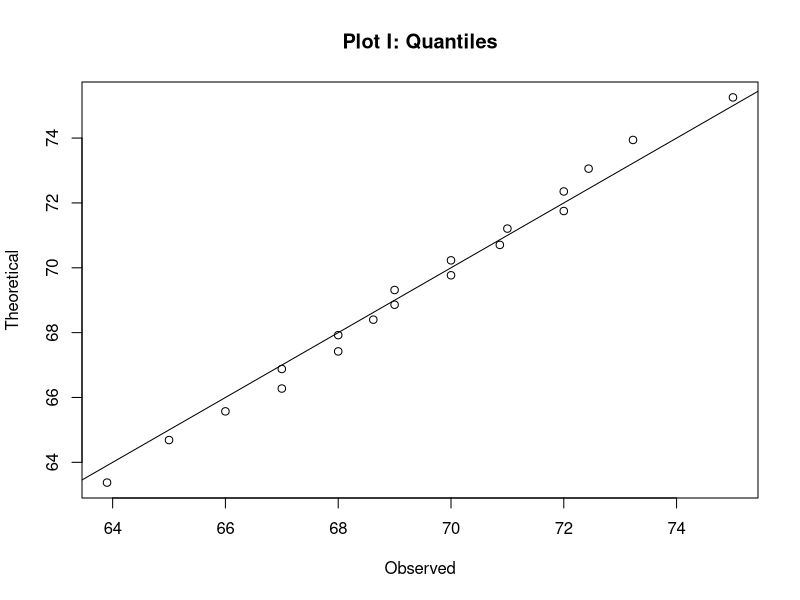
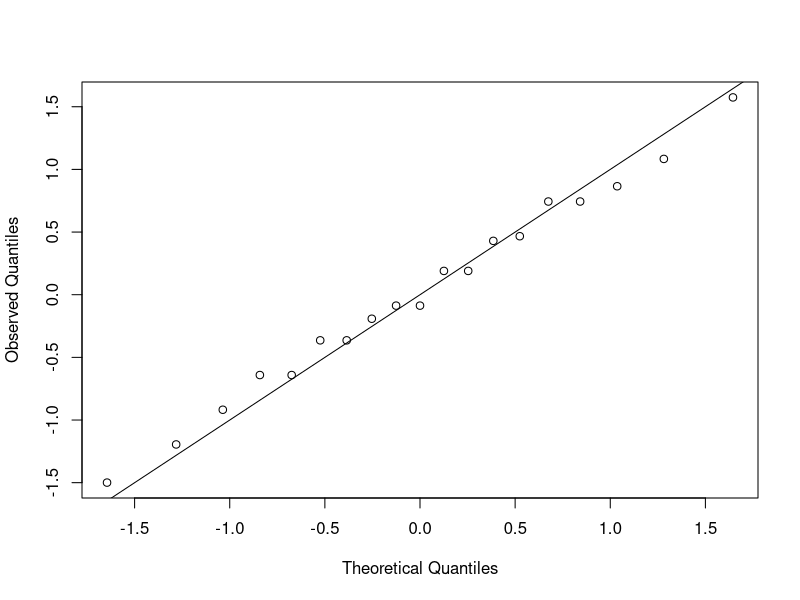

Source code (R) for these figures, in order:
# Dairon Andrés Benites Aldaz
# Polytechnic University of Valencia

# Quantile-Quantile Plots

library(tidyverse)
library(dslabs)
data(heights)
index <- heights$sex == "Male"
x <- heights$height[index]
z <- scale(x)

# Proportion data below 69.5

mean(x <= 69.5)

# Calculate observed and theoreical quantiles
p <- seq(0.05, 0.95, 0.05)
observed_quantiles <- quantile(x, p)
theoretical_quantiles <- qnorm(p, mean = mean(x), sd = sd(x))

plot(observed_quantiles, theoretical_quantiles, main = "Plot I: Quantiles", xlab = "Observed", ylab = "Theoretical")
abline(0, 1)

# Make QQ-plot with scaled values

observed_quantiles <- quantile(z, p)
theoretical_quantiles <- qnorm(p)
plot(theoretical_quantiles, observed_quantiles, xlab = "Theoretical Quantiles", ylab = "Observed Quantiles")
abline(0,1)
